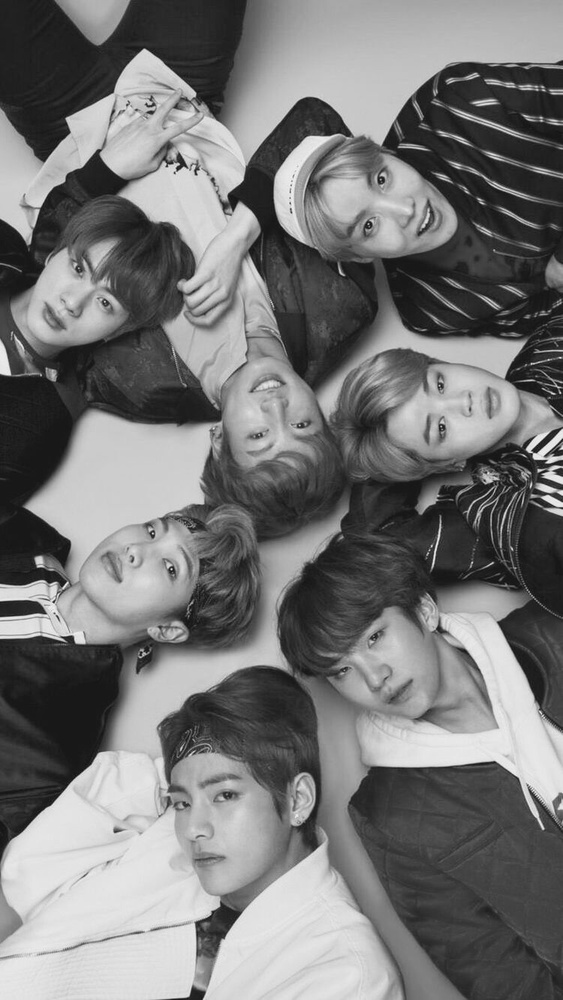
#> input picture tp1/bts.jpg, 563 x 1000 px, shrunk from 750 x 1333 before the run
$ jupyter execute --allow-errors 'Untitled1 - Copia.ipynb'   (shell and % lines are left out)   (older library calls are emulated)
#> lines starting #> are read from the running program, lines starting #| are printed output that depends on the picture
# Trabalho Prático 1 - ICV

### Inicialização

[cell 1]
import cv2
import numpy as np
from matplotlib import pyplot as plt
from scipy import fftpack
import matplotlib.image as mpimg

### Imagem Original

[cell 2]
img = cv2.imread('bts.jpg',0)
#> img is the input picture: shape (1000, 563); min 13, max 246, mean 118.9
plt.title('Original Image')
plt.imshow(img, cmap = 'gray')
plt.show()

### Compressão Psicovisual

[cell 3]
# 4 bits
img_c = img & 0xf0
plt.title('depth: 4 bits')
plt.imshow(img_c, cmap = 'gray')
plt.show()

### DCT

[cell 4]
def remove_below_2nd_diag(image):
    return np.rot90(np.tril(np.rot90(image)), 3)

# extração da DCT para a imagem
img_c = img_c.astype(float)
img_c = img_c-128
step = 8

size = img_c.shape
#> size = (1000, 563)
DCT = np.zeros(size, dtype=np.float)

for y in range(0,size[0],step):
    for x in range(0,size[1],step):

        dct = fftpack.dct(fftpack.dct(img_c[y:y+step, x:x+step].T, norm='ortho').T, norm='ortho')

        first = dct[0, 0]

        dct = remove_below_2nd_diag(dct)

        DCT[y:y+step, x:x+step] = dct
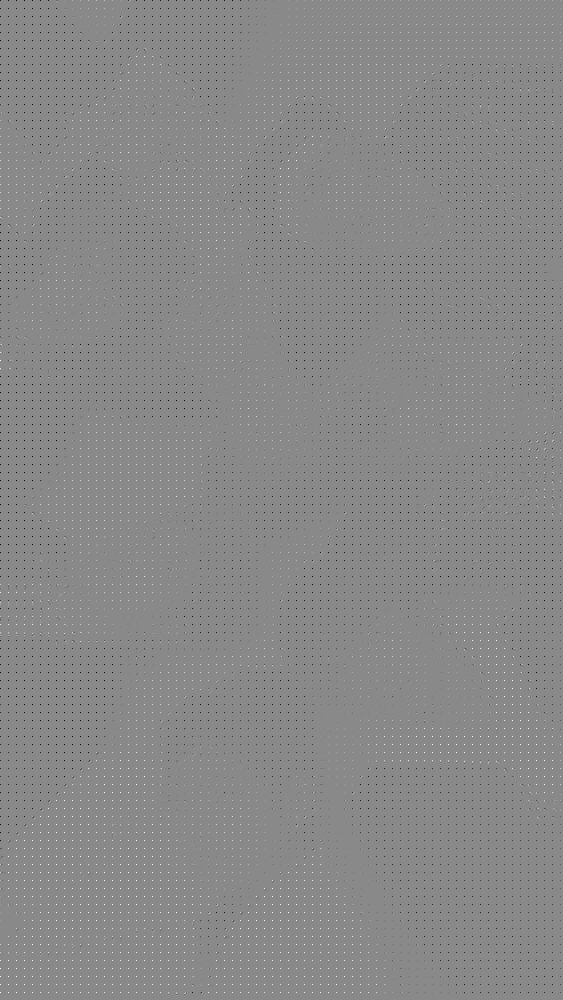
#> DCT: shape (1000, 563) float64; min -896, max 768, mean -2.1; drawn with min black and max white

plt.subplot(121),plt.imshow(DCT, cmap = 'gray', clim=(0, 255))
plt.title('DCT image'), plt.xticks([]), plt.yticks([])
plt.show()

# file with the DCT output
mpimg.imsave("dct.png", DCT, 0, 255, cmap='gray')
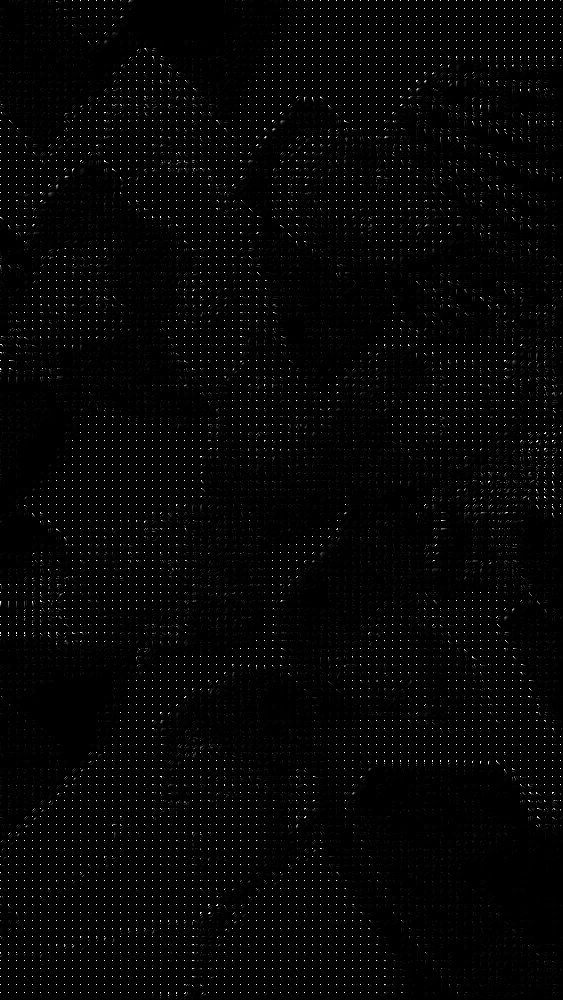
#> saved as dct.png: shape (1000, 563, 3); min 0, max 255, mean 4.3

### IDCT

[cell 5]
IDCT = np.zeros(size, dtype=np.float)

for y in range(0,size[0],step):
    for x in range(0,size[1],step):

        idct = fftpack.idct(fftpack.idct(DCT[y:y+step, x:x+step].T, norm='ortho').T, norm='ortho')

        IDCT[y:y+step, x:x+step] = idct

img_c = img_c+128
IDCT = IDCT+128

plt.subplot(121),plt.imshow(IDCT, cmap = 'gray', clim=(0, 255))
plt.title('Inverse DCT'), plt.xticks([]), plt.yticks([])
plt.show()

# file with the inverse of DCT
mpimg.imsave("idct.png", IDCT, 0, 255, cmap='gray')

### Huffman

[cell 6]
# image entropy
def calcEntropy(img):
    hist = cv2.calcHist([img],[0],None,[256],[0,256])
    hist = hist.ravel()/hist.sum()
    logs = np.log2(hist+0.00001)
    entropy = -1 * (hist*logs).sum()

    return entropy

print(img_c)
#> (printed output is left out)

[cell 7]
# huffman
from heapq import heappush, heappop, heapify
from collections import defaultdict

def encode(symb2freq):
    """Huffman encode the given dict mapping symbols to weights"""
    heap = []
    for sym, wt in symb2freq.items():
        if (wt > 0):
            heap.append([wt, [sym, ""]])

    heapify(heap)
    while len(heap) > 1:
        lo = heappop(heap)
        hi = heappop(heap)
        for pair in lo[1:]:
            pair[1] = '0' + pair[1]
        for pair in hi[1:]:
            pair[1] = '1' + pair[1]
        heappush(heap, [lo[0] + hi[0]] + lo[1:] + hi[1:])
    return sorted(heappop(heap)[1:], key=lambda p: (len(p[-1]), p))

[cell 8]
height, width =  img_c.shape
#> height = 1000; width = 563
#> (the rest of this cell did not finish here and is left out)

$ run again, with tp1/img.jpg copied over tp1/bts.jpg
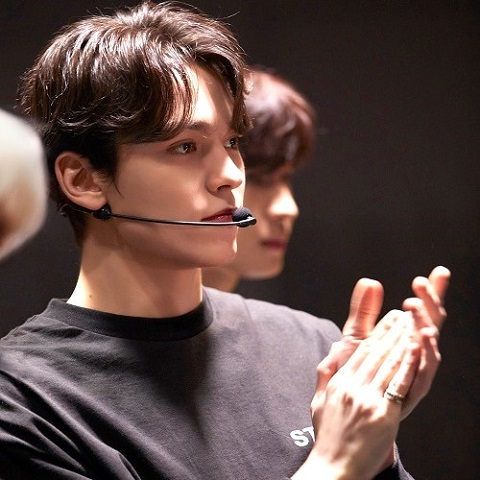
#> input picture tp1/img.jpg, 480 x 480 px
#> after the loop `for y in range(0,size[0],step):`:
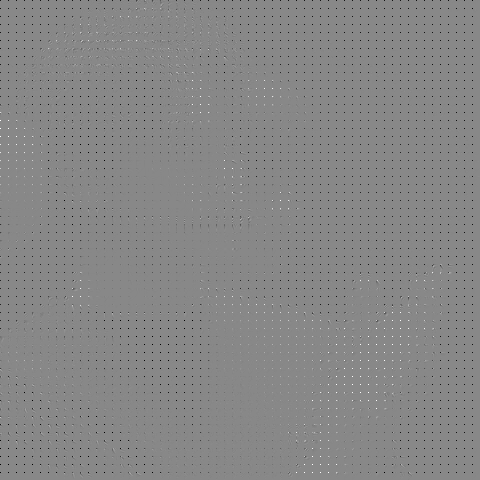
#> DCT: shape (480, 480) float64; min -1024, max 896, mean -6.8; drawn with min black and max white
#> after the loop `for y in range(0,size[0],step):`:
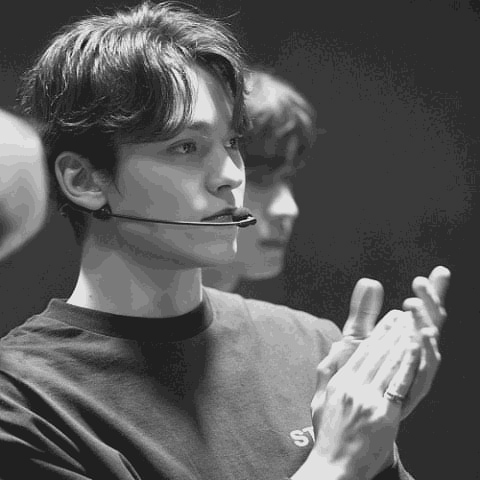
#> IDCT: shape (480, 480) float64; min -168.1, max 148.3, mean -54.3; drawn with min black and max white
#> (printed output is left out)

$ run again, with tp1/robert.jpg copied over tp1/bts.jpg
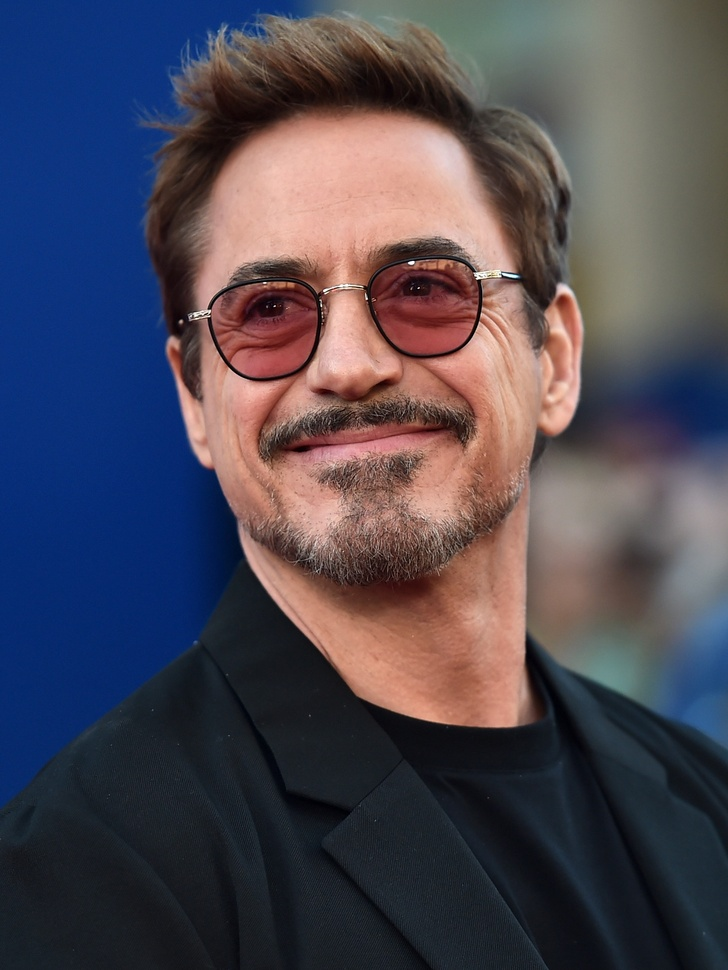
#> input picture tp1/robert.jpg, 728 x 970 px, shrunk from 1439 x 1918 before the run
#> after the loop `for y in range(0,size[0],step):`:
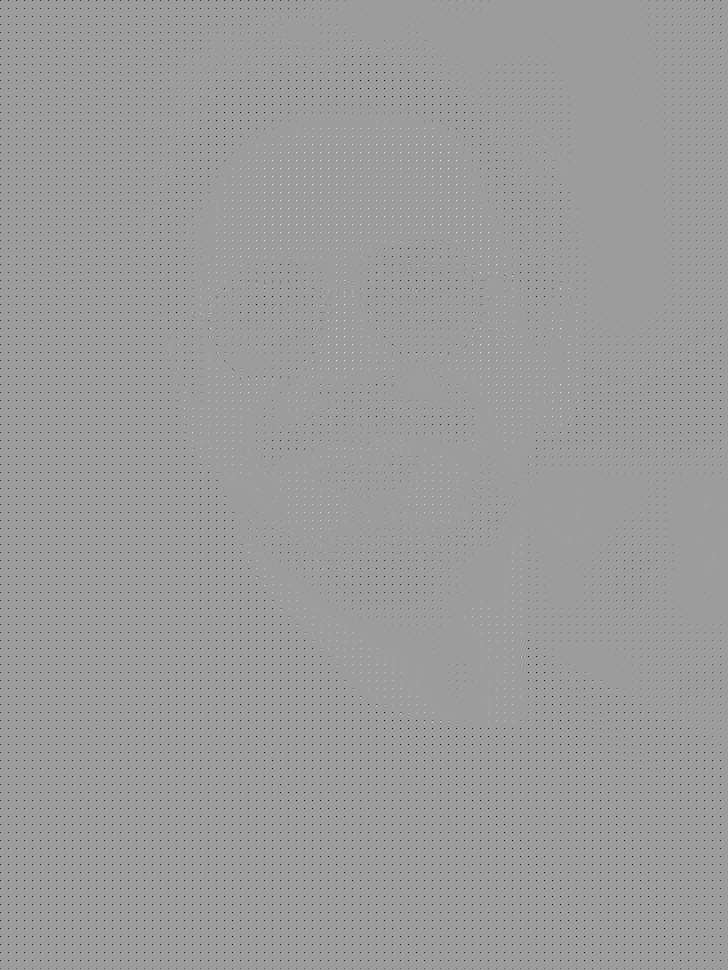
#> DCT: shape (970, 728) float64; min -1024, max 640, mean -7.6; drawn with min black and max white
#> `mpimg.imsave("dct.png", DCT, 0, 255, cmap='gray')`:
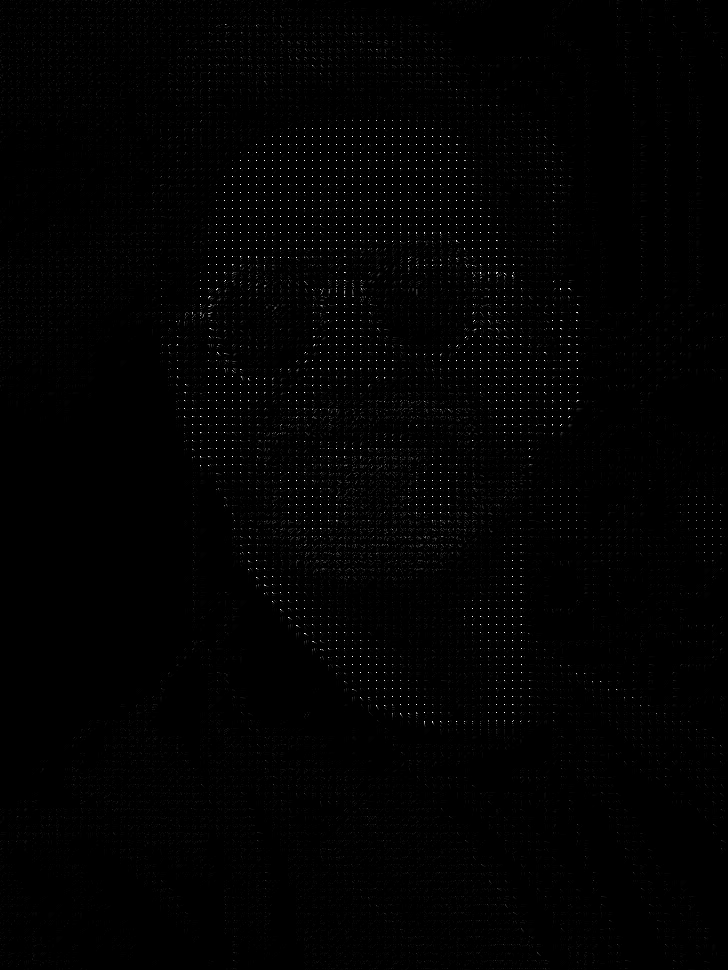
#> saved as dct.png: shape (970, 728, 3); min 0, max 255, mean 1.8
#> (printed output is left out)
